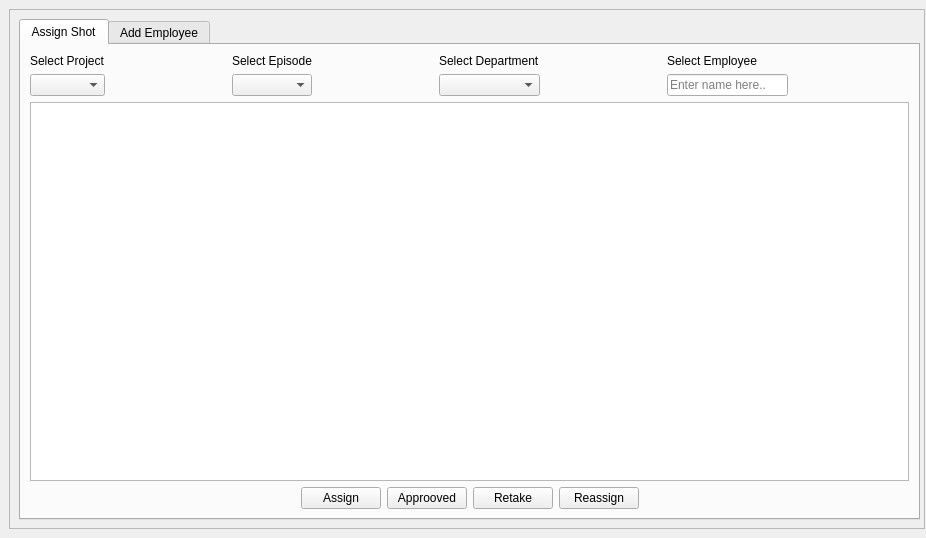
<?xml version="1.0" encoding="UTF-8"?>
<ui version="4.0">
 <class>Form</class>
 <widget class="QWidget" name="Form">
  <property name="geometry">
   <rect>
    <x>0</x>
    <y>0</y>
    <width>926</width>
    <height>538</height>
   </rect>
  </property>
  <property name="windowTitle">
   <string>Form</string>
  </property>
  <widget class="QFrame" name="frame">
   <property name="geometry">
    <rect>
     <x>9</x>
     <y>9</y>
     <width>916</width>
     <height>520</height>
    </rect>
   </property>
   <property name="frameShape">
    <enum>QFrame::StyledPanel</enum>
   </property>
   <property name="frameShadow">
    <enum>QFrame::Raised</enum>
   </property>
   <widget class="QTabWidget" name="tabWidget">
    <property name="geometry">
     <rect>
      <x>10</x>
      <y>10</y>
      <width>901</width>
      <height>501</height>
     </rect>
    </property>
    <property name="currentIndex">
     <number>0</number>
    </property>
    <widget class="QWidget" name="tab">
     <attribute name="title">
      <string>Assign Shot</string>
     </attribute>
     <layout class="QGridLayout" name="gridLayout_2">
      <item row="0" column="0">
       <layout class="QGridLayout" name="gridLayout">
        <item row="0" column="0">
         <layout class="QHBoxLayout" name="horizontalLayout">
          <item>
           <layout class="QVBoxLayout" name="verticalLayout">
            <item>
             <widget class="QLabel" name="label_8">
              <property name="text">
               <string>Select Project</string>
              </property>
             </widget>
            </item>
            <item>
             <widget class="QComboBox" name="project_cb"/>
            </item>
           </layout>
          </item>
          <item>
           <spacer name="horizontalSpacer">
            <property name="orientation">
             <enum>Qt::Horizontal</enum>
            </property>
            <property name="sizeHint" stdset="0">
             <size>
              <width>48</width>
              <height>20</height>
             </size>
            </property>
           </spacer>
          </item>
          <item>
           <layout class="QVBoxLayout" name="verticalLayout_2">
            <item>
             <widget class="QLabel" name="label">
              <property name="text">
               <string>Select Episode</string>
              </property>
             </widget>
            </item>
            <item>
             <widget class="QComboBox" name="episode_cb"/>
            </item>
           </layout>
          </item>
          <item>
           <spacer name="horizontalSpacer_2">
            <property name="orientation">
             <enum>Qt::Horizontal</enum>
            </property>
            <property name="sizeHint" stdset="0">
             <size>
              <width>48</width>
              <height>20</height>
             </size>
            </property>
           </spacer>
          </item>
          <item>
           <layout class="QVBoxLayout" name="verticalLayout_3">
            <item>
             <widget class="QLabel" name="label_4">
              <property name="text">
               <string>Select Department</string>
              </property>
             </widget>
            </item>
            <item>
             <widget class="QComboBox" name="dept_cb"/>
            </item>
           </layout>
          </item>
          <item>
           <spacer name="horizontalSpacer_3">
            <property name="orientation">
             <enum>Qt::Horizontal</enum>
            </property>
            <property name="sizeHint" stdset="0">
             <size>
              <width>48</width>
              <height>20</height>
             </size>
            </property>
           </spacer>
          </item>
          <item>
           <layout class="QVBoxLayout" name="verticalLayout_4">
            <item>
             <widget class="QLabel" name="label_5">
              <property name="text">
               <string>Select Employee</string>
              </property>
             </widget>
            </item>
            <item>
             <widget class="QLineEdit" name="emplyee_le">
              <property name="placeholderText">
               <string>Enter name here..</string>
              </property>
             </widget>
            </item>
           </layout>
          </item>
          <item>
           <spacer name="horizontalSpacer_4">
            <property name="orientation">
             <enum>Qt::Horizontal</enum>
            </property>
            <property name="sizeHint" stdset="0">
             <size>
              <width>98</width>
              <height>20</height>
             </size>
            </property>
           </spacer>
          </item>
         </layout>
        </item>
        <item row="1" column="0">
         <widget class="QTableWidget" name="tableWidget"/>
        </item>
        <item row="2" column="0">
         <layout class="QHBoxLayout" name="horizontalLayout_3">
          <item>
           <spacer name="horizontalSpacer_5">
            <property name="orientation">
             <enum>Qt::Horizontal</enum>
            </property>
            <property name="sizeHint" stdset="0">
             <size>
              <width>68</width>
              <height>20</height>
             </size>
            </property>
           </spacer>
          </item>
          <item>
           <layout class="QHBoxLayout" name="horizontalLayout_2">
            <item>
             <widget class="QPushButton" name="assign_pb">
              <property name="text">
               <string>Assign</string>
              </property>
             </widget>
            </item>
            <item>
             <widget class="QPushButton" name="approve_pb">
              <property name="text">
               <string>Approoved</string>
              </property>
             </widget>
            </item>
            <item>
             <widget class="QPushButton" name="retake_pb">
              <property name="text">
               <string>Retake</string>
              </property>
             </widget>
            </item>
            <item>
             <widget class="QPushButton" name="reassign_pb">
              <property name="text">
               <string>Reassign</string>
              </property>
             </widget>
            </item>
           </layout>
          </item>
          <item>
           <spacer name="horizontalSpacer_6">
            <property name="orientation">
             <enum>Qt::Horizontal</enum>
            </property>
            <property name="sizeHint" stdset="0">
             <size>
              <width>78</width>
              <height>20</height>
             </size>
            </property>
           </spacer>
          </item>
         </layout>
        </item>
       </layout>
      </item>
     </layout>
    </widget>
    <widget class="QWidget" name="tab_2">
     <attribute name="title">
      <string>Add Employee</string>
     </attribute>
     <widget class="QLabel" name="label_3">
      <property name="geometry">
       <rect>
        <x>40</x>
        <y>30</y>
        <width>221</width>
        <height>17</height>
       </rect>
      </property>
      <property name="text">
       <string>Add New Employee</string>
      </property>
     </widget>
     <widget class="QLabel" name="label_6">
      <property name="geometry">
       <rect>
        <x>40</x>
        <y>110</y>
        <width>231</width>
        <height>17</height>
       </rect>
      </property>
      <property name="text">
       <string>Active Employees</string>
      </property>
     </widget>
     <widget class="QLabel" name="label_7">
      <property name="geometry">
       <rect>
        <x>490</x>
        <y>30</y>
        <width>251</width>
        <height>17</height>
       </rect>
      </property>
      <property name="text">
       <string>Departments</string>
      </property>
     </widget>
     <widget class="QListWidget" name="activeEmployee_lw">
      <property name="geometry">
       <rect>
        <x>40</x>
        <y>131</y>
        <width>231</width>
        <height>271</height>
       </rect>
      </property>
     </widget>
     <widget class="QListWidget" name="dept_lw">
      <property name="geometry">
       <rect>
        <x>490</x>
        <y>51</y>
        <width>256</width>
        <height>351</height>
       </rect>
      </property>
      <item>
       <property name="text">
        <string>ani</string>
       </property>
      </item>
      <item>
       <property name="text">
        <string>art</string>
       </property>
      </item>
      <item>
       <property name="text">
        <string>cbs</string>
       </property>
      </item>
      <item>
       <property name="text">
        <string>efx</string>
       </property>
      </item>
      <item>
       <property name="text">
        <string>fac</string>
       </property>
      </item>
      <item>
       <property name="text">
        <string>lay</string>
       </property>
      </item>
      <item>
       <property name="text">
        <string>lit</string>
       </property>
      </item>
      <item>
       <property name="text">
        <string>mod</string>
       </property>
      </item>
      <item>
       <property name="text">
        <string>pro</string>
       </property>
      </item>
      <item>
       <property name="text">
        <string>rig</string>
       </property>
      </item>
      <item>
       <property name="text">
        <string>shf</string>
       </property>
      </item>
      <item>
       <property name="text">
        <string>tex</string>
       </property>
      </item>
     </widget>
     <widget class="QPushButton" name="addEmployee_pb">
      <property name="geometry">
       <rect>
        <x>760</x>
        <y>210</y>
        <width>99</width>
        <height>27</height>
       </rect>
      </property>
      <property name="text">
       <string>Add Employee</string>
      </property>
     </widget>
     <widget class="QWidget" name="layoutWidget">
      <property name="geometry">
       <rect>
        <x>40</x>
        <y>60</y>
        <width>311</width>
        <height>29</height>
       </rect>
      </property>
      <layout class="QHBoxLayout" name="horizontalLayout_4">
       <item>
        <widget class="QLineEdit" name="addEmployee_le"/>
       </item>
       <item>
        <widget class="QPushButton" name="checkAvailability_pb">
         <property name="text">
          <string>Check availability</string>
         </property>
        </widget>
       </item>
      </layout>
     </widget>
    </widget>
   </widget>
  </widget>
 </widget>
 <resources/>
 <connections/>
</ui>
